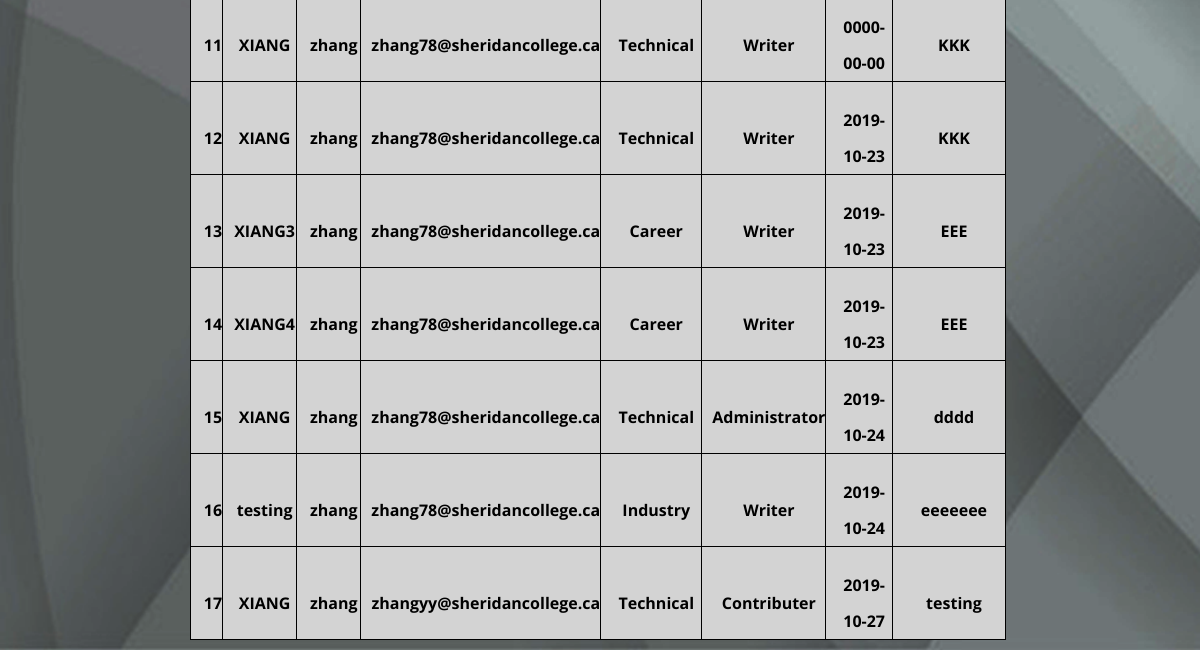
/contactlist.php (lower part), run on an earlier commit of the app's database.
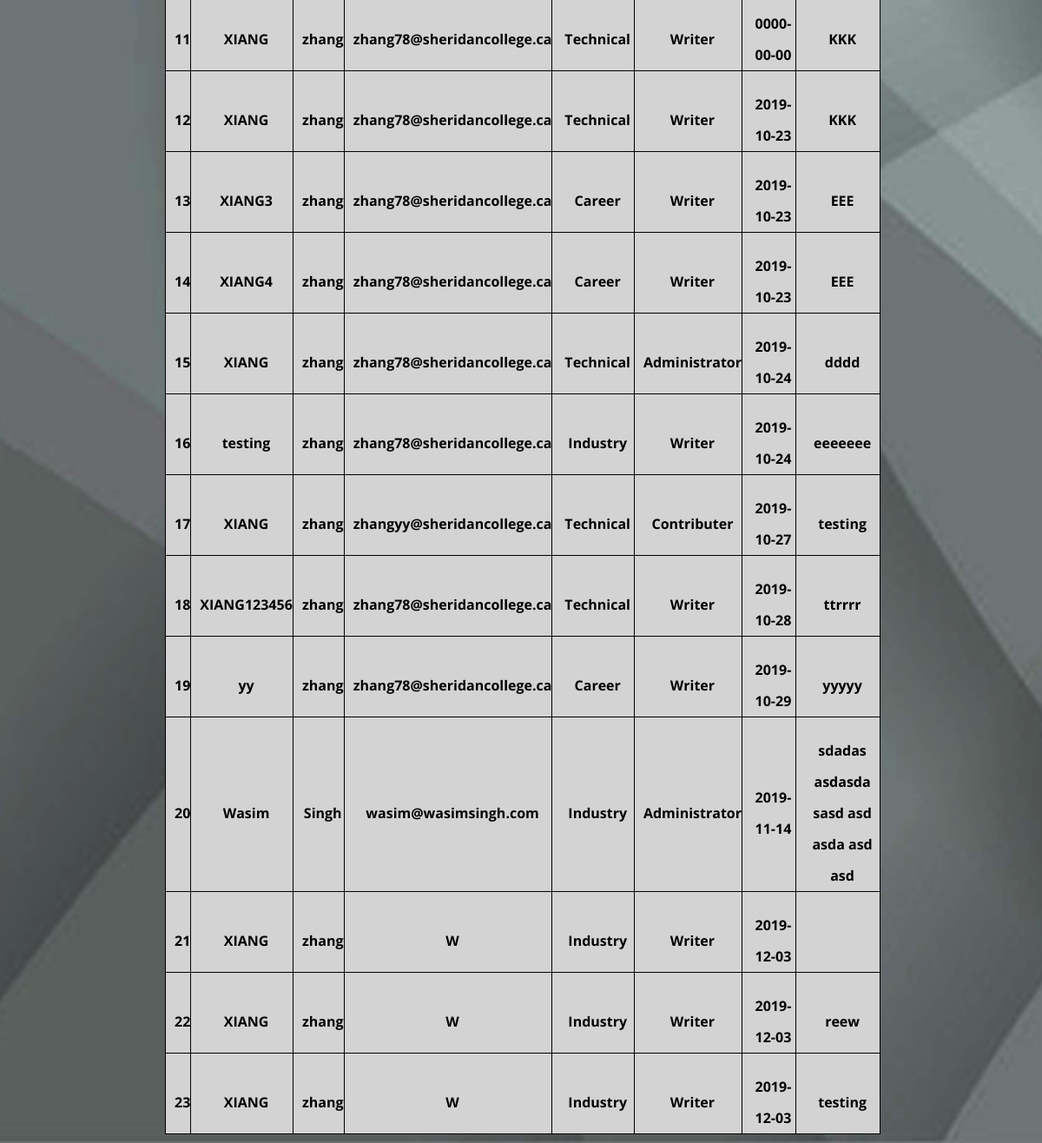
And on a later commit of the database.
### tables this page shows
CREATE TABLE `contact` (
  `contactId` int(11) NOT NULL,
  `firstname` varchar(50) NOT NULL,
  `lastname` varchar(50) NOT NULL,
  `email` varchar(50) NOT NULL,
  `phone` varchar(13) NOT NULL,
  `category` char(1) NOT NULL,
  `role` char(1) NOT NULL,
  `comments` varchar(255) NOT NULL,
  `DateAdded` date NOT NULL DEFAULT current_timestamp()
);

### contactlist.php (the view, shortened to what this page needs)
<?php session_start();
include("includes/db-config.php");
$stmt = $pdo->prepare("SELECT * FROM `contact`;");
$stmt->execute();
?>
<!doctype html>
<html>
<?php include("includes/header.php");?>
	<div class="response">
		<table width=80%  align=left border=1>
					<?php
						while($row = $stmt->fetch()) {
					?>
					 <tr >
			            <td class="texts" align=right valign=center ><b><?php echo($row["contactId"]);?></b>
		            </td>
		            <td class="texts" align=center valign=center><b><?php echo($row["firstname"]);?></b>
		            </td>
		             <td class="texts" align=center valign=center><b><?php echo($row["lastname"]);?></b>
		            </td>
		          	<td class="texts" align=center valign=center ><b><?php echo($row["email"]);?></b>
		          	</td>
		          	<td class="texts" align=center valign=center ><b>
		          	 	<?php
				           	 switch ($row["category"]) {
								    case "I":
								        echo "Industry";
								        break;
								    case "T":
								        echo "Technical";
								        break;
								     case "C":
								        echo "Career";
								        break;
								}
						?></b>
					</td>
                    <td class="texts" align=center valign=center ><b>
		          	 	<?php
				           	 switch ($row["role"]) {
								    case "W":
								        echo "Writer";
								       break;
								    case "C":
								        echo "Contributer";
								       break;
								    case "A":
								        echo "Administrator";
								        break;
								}
						?></b>
					</td>
					<td class="texts" align=center valign=center ><b><?php echo($row["DateAdded"]);?></b>
		          	</td>
		          	<td class="texts" align=center valign=center ><b><?php echo($row["comments"]);?></b>
		          	</td>
		          </tr>
							 <?php }; ?>
	         </table><br>
	      </div>
</body>
</html>

What changed in the data, as far as the page shows it:
added contact: contactId "18", firstname "XIANG123456", lastname "zhang", email "zhang78@sheridancollege.ca", category "Technical", role "Writer", DateAdded "2019-10-28", comments "ttrrrr"
added contact: contactId "19", firstname "yy", lastname "zhang", email "zhang78@sheridancollege.ca", category "Career", role "Writer", DateAdded "2019-10-29", comments "yyyyy"
added contact: contactId "20", firstname "Wasim", lastname "Singh", email "wasim@wasimsingh.com", category "Industry", role "Administrator", DateAdded "2019-11-14", comments "sdadas asdasda sasd asd asda asd asd"
added contact: contactId "21", firstname "XIANG", lastname "zhang", email "W", category "Industry", role "Writer", DateAdded "2019-12-03"
added contact: contactId "22", firstname "XIANG", lastname "zhang", email "W", category "Industry", role "Writer", DateAdded "2019-12-03", comments "reew"
added contact: contactId "23", firstname "XIANG", lastname "zhang", email "W", category "Industry", role "Writer", DateAdded "2019-12-03", comments "testing"
